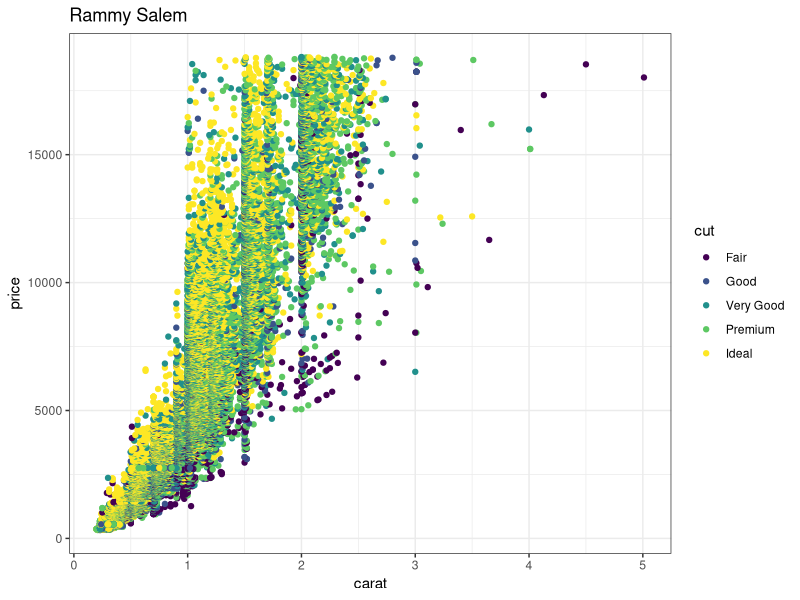
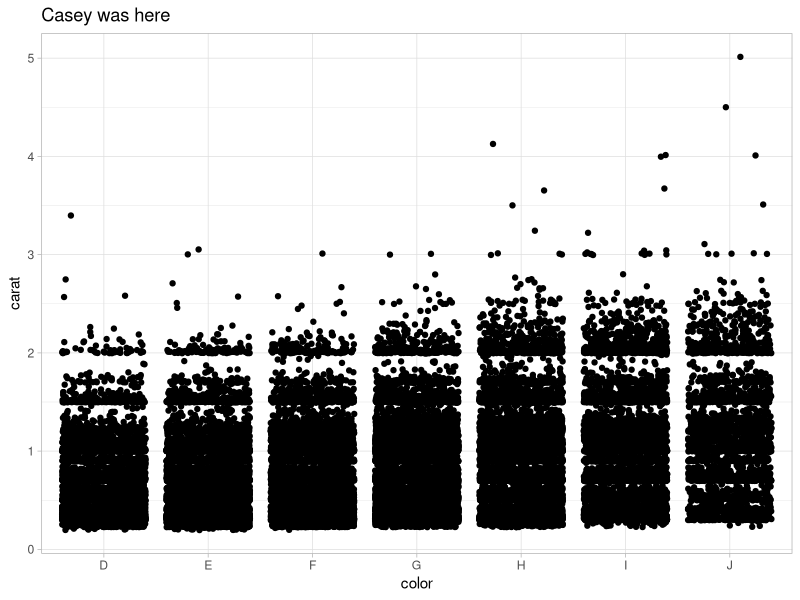
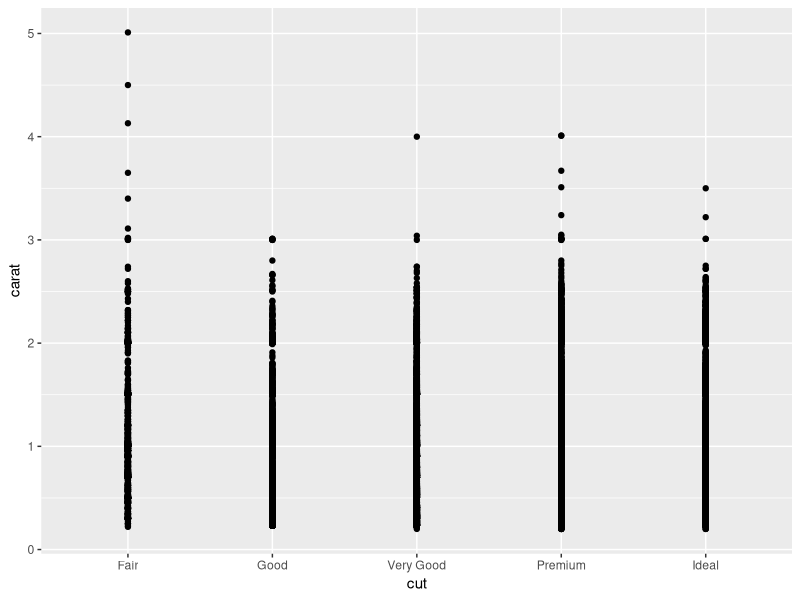

Generate these figures, in order, with R:
## ---- chunk 1
knitr::opts_chunk$set(echo = TRUE)
library(tidyverse)
## ---- chunk 2
# Partner 1: 
# Run the code below to see the original graph
# Change the code below to make the point color change based on 'cut', and update the theme to theme_bw(). Update the title to include your first name. 

ggplot(data = diamonds, aes(x = carat, y = price)) +
  geom_point(aes(color=cut)) +
  theme_bw() +
  labs(title = "Rammy Salem")
## ---- chunk 3
# Partner 2: CASEY
# Run the code below to see the original graph
# Change the code below to make the geom a geom_jitter, and update the theme to theme_light. Update the title to include your first name. 

ggplot(data = diamonds, aes(x = color, y = carat)) +
  geom_jitter() +
  theme_light() +
  labs(title = "Casey was here")
## ---- chunk 4

ggplot(data = diamonds, aes(x = cut, y = carat)) +
       geom_point()

### here is some awesome cool stuff
waffle <- 1000 * 2000 + 3

# I'm keeping both of those changes.
## ---- chunk 5

